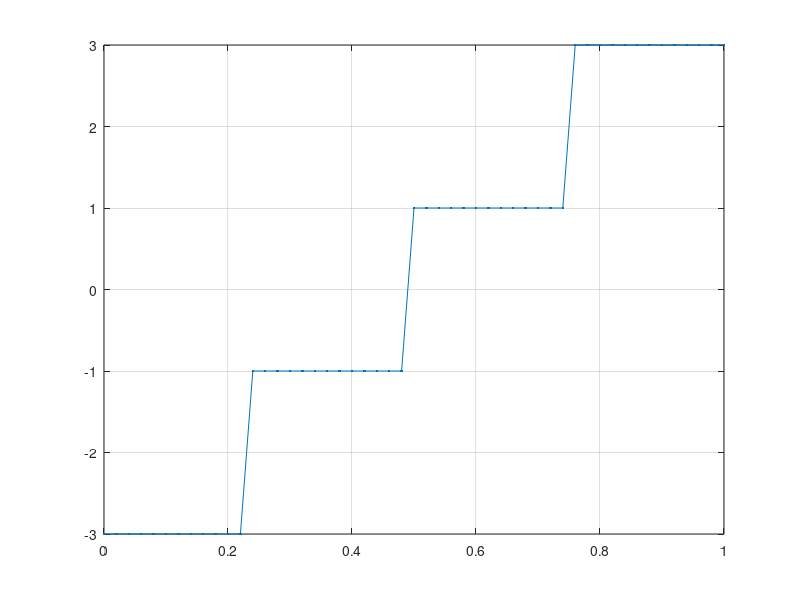

This figure's MATLAB source:
t=0:0.02:1;
s=t;
n=length(s);
for i=1:1:n
    if i<=n/4
        s(i)=-3;
    end
    if i>n/4
        if i<=n/2
            s(i)=-1;
        end
    end
    if i>n/2
        if i<=3*n/4
            s(i)=1;
        end
    end
    if i>3*n/4
        s(i)=3;
    end
end
plot(t,s,'.-'),grid